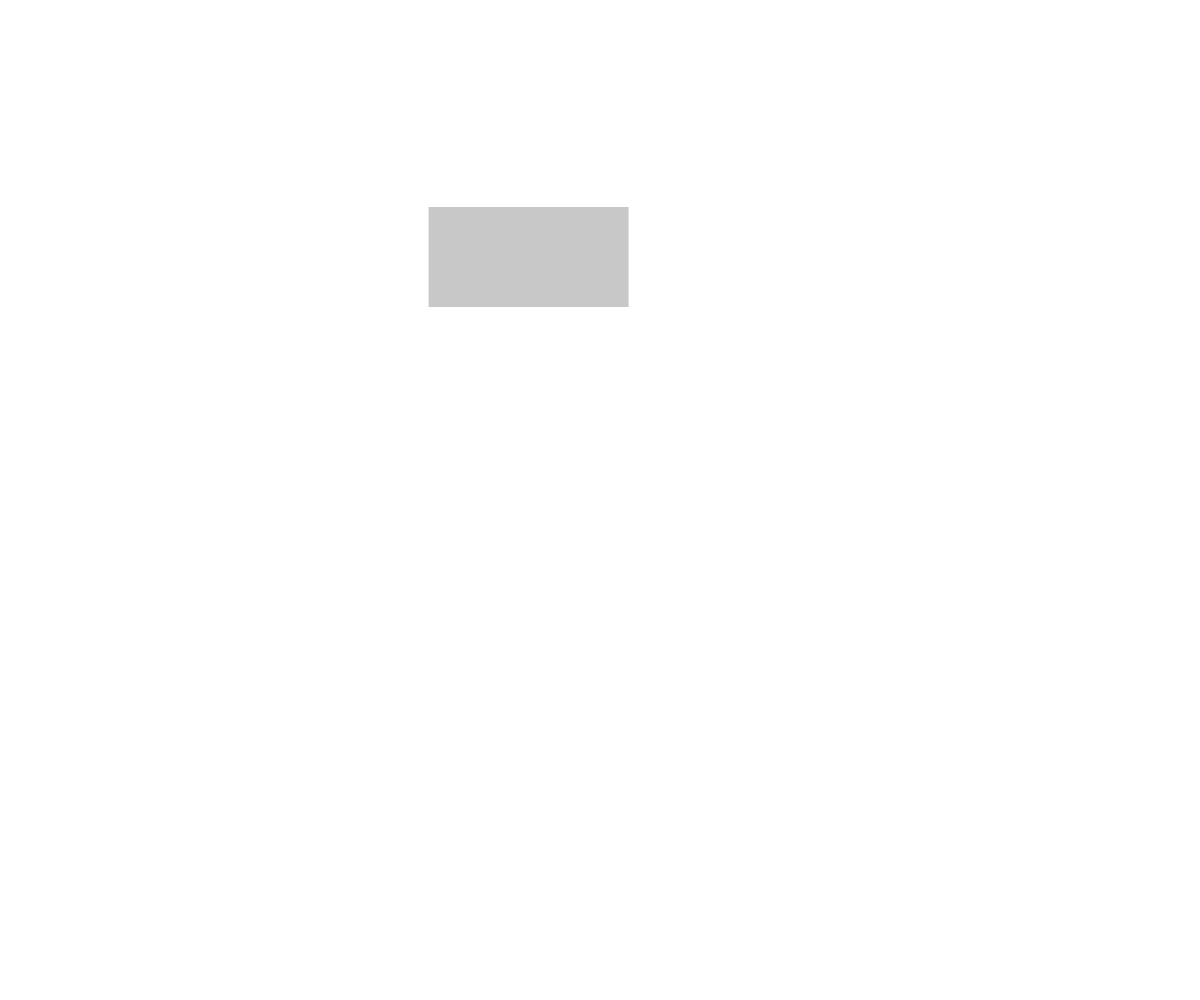
Frame 1 (no input)
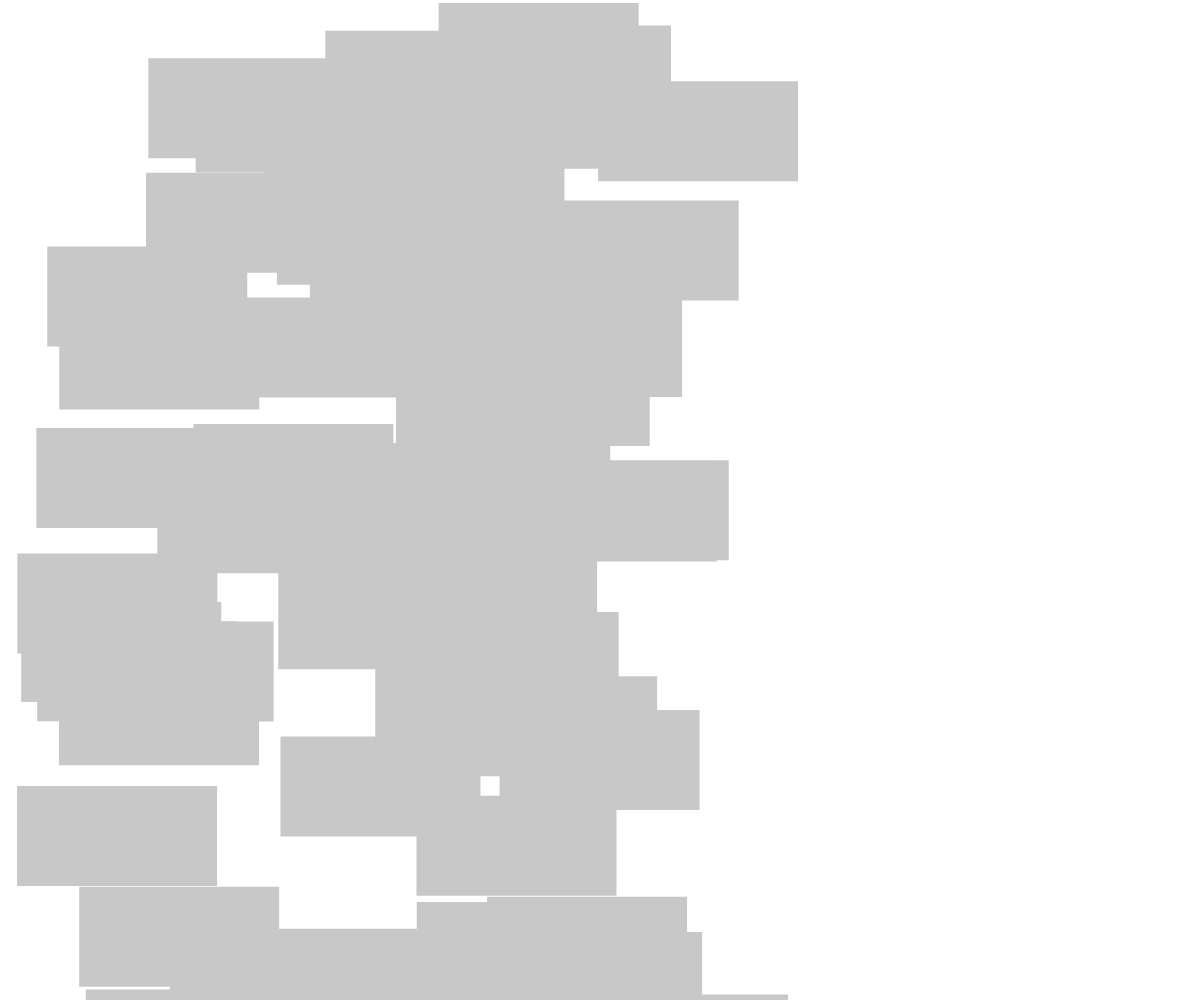
Frame 60 (no input)
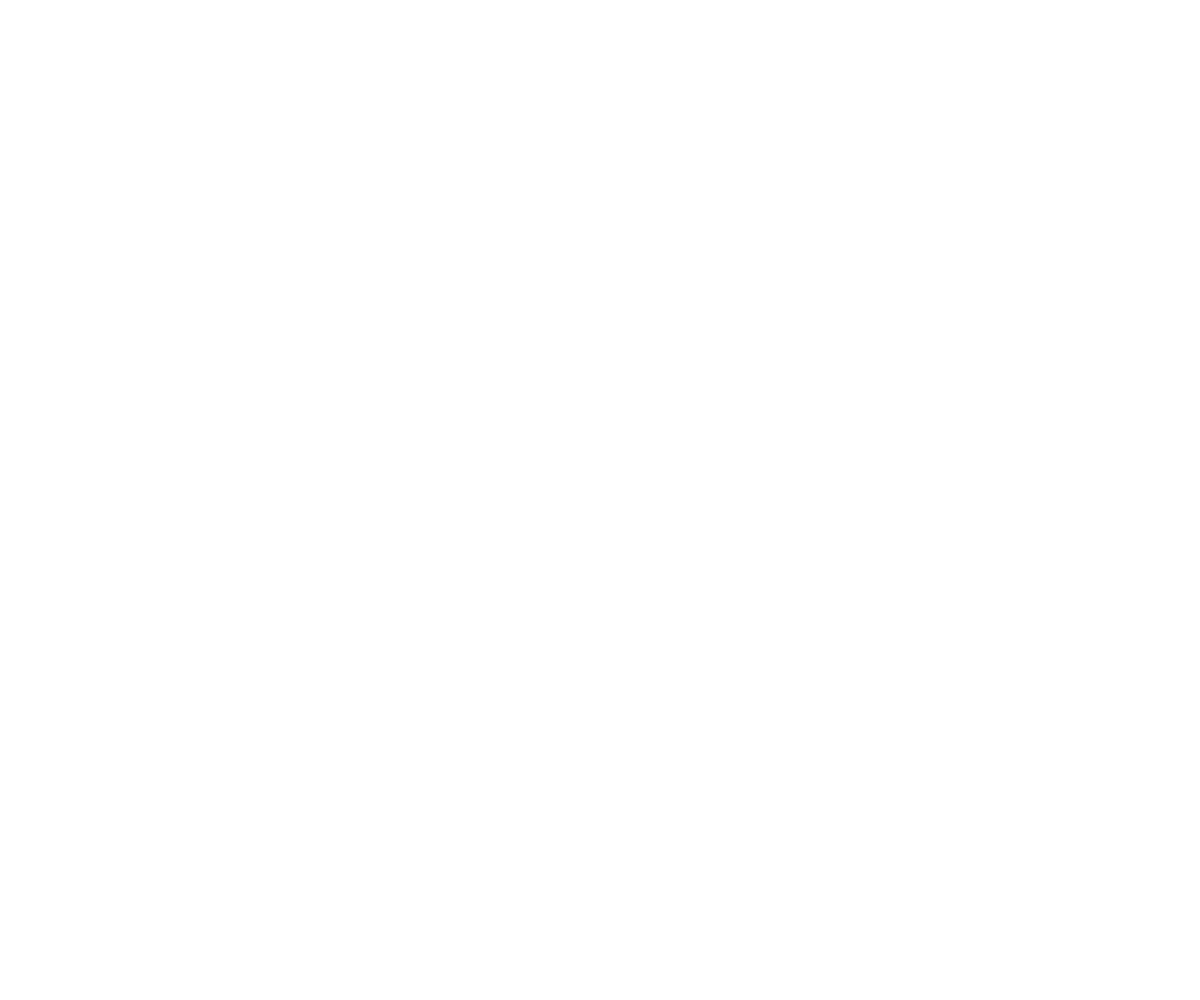
Frame 120 (the mouse pressed at the canvas centre since frame 60)

The p5.js sketch that drew these frames (run headless with seeded random() and noise() and a simulated clock; from frame 60 on, the mouse is pressed at the canvas centre):

// p5.js sketch
// ── sketch.js
function setup(){
  createCanvas(windowWidth,windowHeight);
  noStroke();
}

function draw(){
  detectMouse();
}
function detectMouse(){

  if (mouseX < windowWidth/2){
    fill(200);
    rect(random(windowWidth/2),random(windowHeight),200,100);
  }
  else if (mouseX > windowWidth/2){
    fill(random(255),random(255),random(255));
    ellipse(random(windowWidth/2, width),random(windowHeight),random(200));
  }
}
function mousePressed(){
  background(255);
}
